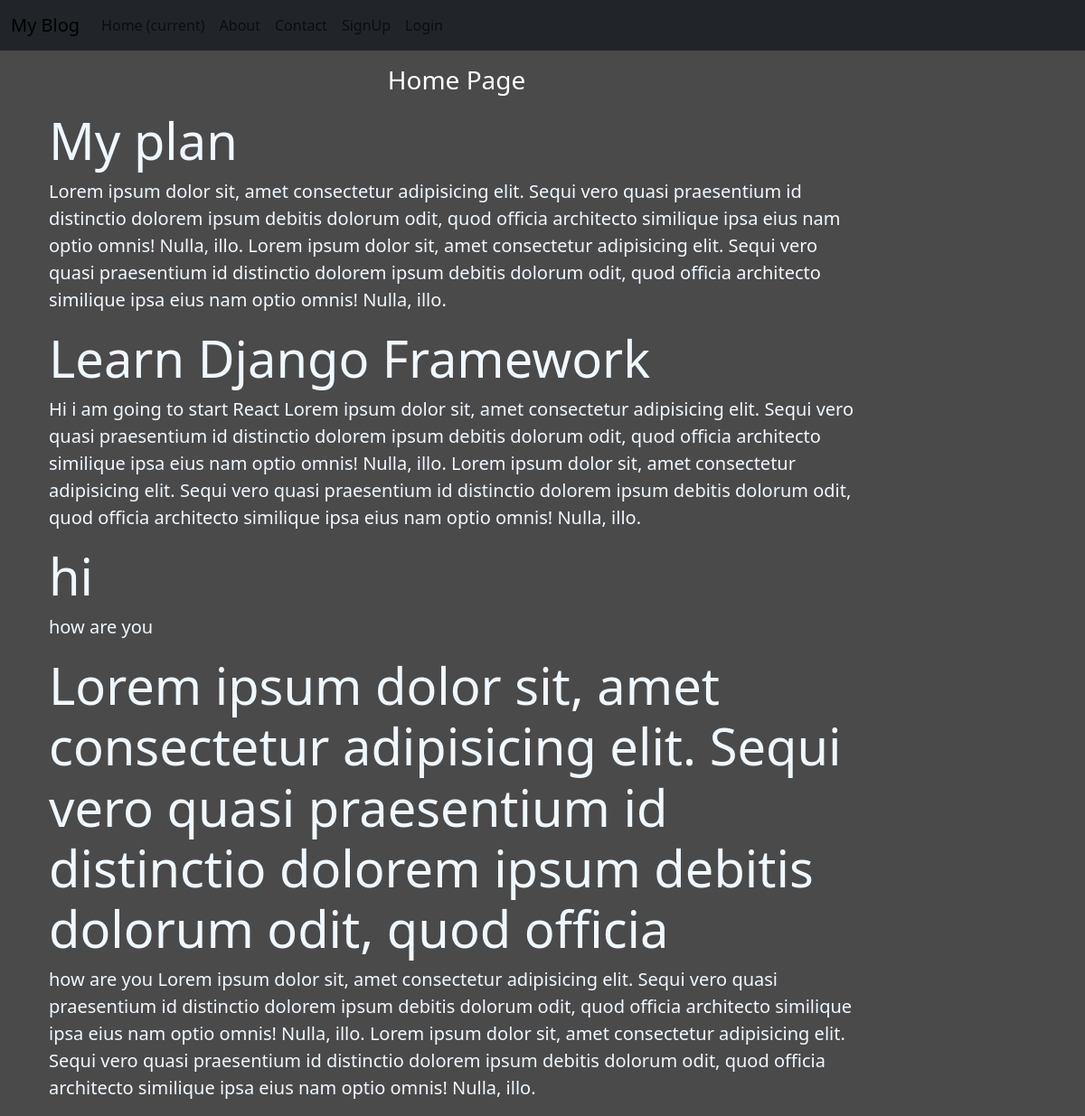
The page / on the database its author committed.
### blog/models.py (models this page shows)
class Post(models.Model):
    title = models.CharField(max_length = 150)
    desc = models.TextField()

### blog/views.py (the view)
# urls.py: path('', views.home, name='home'),
def home(request):
    posts = Post.objects.all()
    return render(request, 'blog/home.html', {'posts' : posts})

### blog/templates/blog/home.html
{% extends "blog/base.html" %}
{% load static %}
{% block content %}
<div class="col-sm-10">
    <h3 class="text text-white text-center my-3">Home Page</h3>
    {% for post in posts %}
        <div class="jumbotron jumbotron-fluid">
            <div class="container">
                <h1 class="display-4">{{post.title}}</h1>
                <p class="lead">{{post.desc}}</p>
            </div>
        </div>
    {% endfor %}
</div>
{% endblock content %}

### blog/static/blog/css/style.css (style rules this page uses)
body { background: rgb(75, 74, 74); color: aliceblue; }

### rows shown on the page
Post: title "My plan", desc "Lorem ipsum dolor sit, amet consectetur adipisicing elit. Sequi vero quasi praesentium id distinctio dolorem ipsum debitis dolorum odit, quod officia architecto similique ipsa eius nam optio omnis! Nulla, illo. Lorem ipsum dolor sit, amet consectetur adipisicing elit. Sequi vero quasi praesentium id distinctio dolorem ipsum debitis dolorum odit, quod officia architecto similique ipsa eius nam optio omnis! Nulla, illo."
Post: title "Learn Django Framework", desc "Hi i am going to start React Lorem ipsum dolor sit, amet consectetur adipisicing elit. Sequi vero quasi praesentium id distinctio dolorem ipsum debitis dolorum odit, quod officia architecto similique ipsa eius nam optio omnis! Nulla, illo. Lorem ipsum dolor sit, amet consectetur adipisicing elit. Sequi vero quasi praesentium id distinctio dolorem ipsum debitis dolorum odit, quod officia architecto similique ipsa eius nam optio omnis! Nulla, illo."
Post: title "hi", desc "how are you"
Post: title "Lorem ipsum dolor sit, amet consectetur adipisicing elit. Sequi vero quasi praesentium id distinctio dolorem ipsum debitis dolorum odit, quod officia", desc "how are you Lorem ipsum dolor sit, amet consectetur adipisicing elit. Sequi vero quasi praesentium id distinctio dolorem ipsum debitis dolorum odit, quod officia architecto similique ipsa eius nam optio omnis! Nulla, illo. Lorem ipsum dolor sit, amet consectetur adipisicing elit. Sequi vero quasi praesentium id distinctio dolorem ipsum debitis dolorum odit, quod officia architecto similique ipsa eius nam optio omnis! Nulla, illo."
